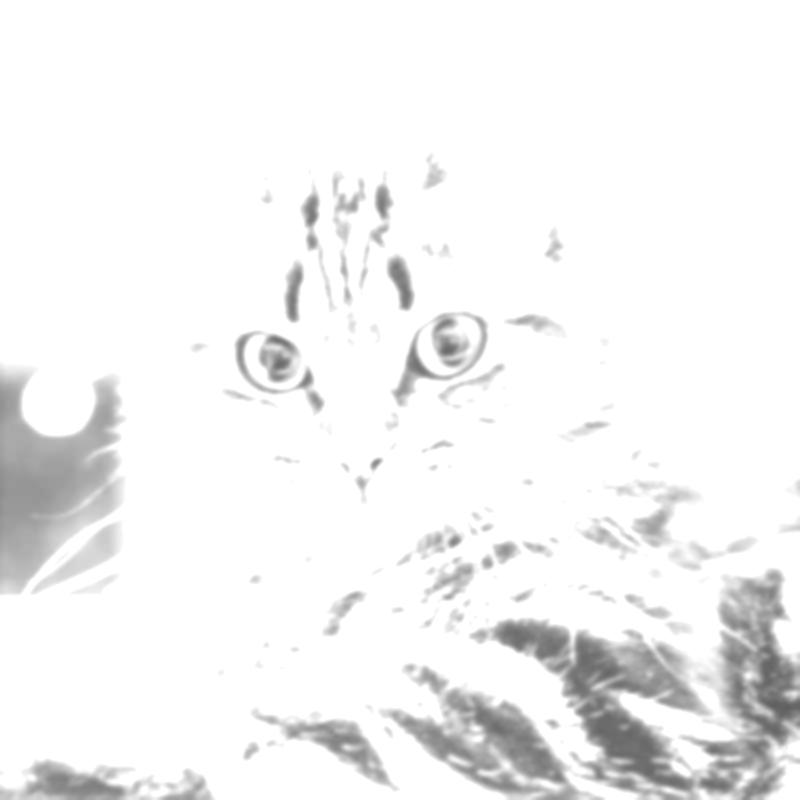
#> input picture cat.jpg, 800 x 800 px
$ python opencv_contrast.py
#> lines starting #> are read from the running program, lines starting #| are printed output that depends on the picture; after the words box and inside, x2 and y2 are one past the last pixel; in counts of white or black regions, pixels touching at a corner belong together
import cv2

def BrightnessContrast(brightness=0):
    # getTrackbarPos returns the current
    # position of the specified trackbar.
    brightness = cv2.getTrackbarPos('Brightness', 'GEEK')

    contrast = cv2.getTrackbarPos('Contrast', 'GEEK')

    effect = controller(img, brightness, contrast)

    # The function imshow displays an image
    # in the specified window
    cv2.imshow('Effect', effect)

def controller(img, brightness=255, contrast=127):
    brightness = int((brightness - 0) * (255 - (-255)) / (510 - 0) + (-255))
    contrast = int((contrast - 0) * (127 - (-127)) / (254 - 0) + (-127))

    if brightness != 0:
        if brightness > 0:
            shadow = brightness
            max = 255
        else:
            shadow = 0
            max = 255 + brightness

        al_pha = (max - shadow) / 255
        ga_mma = shadow

        # The function addWeighted calculates
        # the weighted sum of two arrays
        cal = cv2.addWeighted(img, al_pha, img, 0, ga_mma)
    else:
        cal = img

    if contrast != 0:
        Alpha = float(131 * (contrast + 127)) / (127 * (131 - contrast))
        Gamma = 127 * (1 - Alpha)

        # The function addWeighted calculates
        # the weighted sum of two arrays
        cal = cv2.addWeighted(cal, Alpha, cal, 0, Gamma)

    # putText renders the specified text string in the image.
    cv2.putText(cal, 'B:{},C:{}'.format(brightness, contrast), (10, 30), cv2.FONT_HERSHEY_SIMPLEX, 1, (0, 0, 255), 2)
    return cal

if __name__ == '__main__':
    # The function imread loads an image
    # from the specified file and returns it.
    original = cv2.imread("../cat.jpg")
#> original is the input picture: shape (800, 800, 3); min 94, max 255, mean 242.8

    # Making another copy of an image.
    img = original.copy()

    # The function namedWindow creates a
    # window that can be used as a placeholder
    # for images.
    cv2.namedWindow('GEEK')

    # The function imshow displays an
    # image in the specified window.
    cv2.imshow('GEEK', original)

    # createTrackbar(trackbarName,
    # windowName, value, count, onChange)
     # Brightness range -255 to 255
    cv2.createTrackbar('Brightness',
                       'GEEK', 255, 2 * 255,
                       BrightnessContrast)

    # Contrast range -127 to 127
    cv2.createTrackbar('Contrast', 'GEEK',
                       127, 2 * 127,
                       BrightnessContrast)


    BrightnessContrast(0)
#> in controller, `cv2.putText(cal, 'B:{},C:{}'.format(brightness, contrast), (10, 30), c..`:
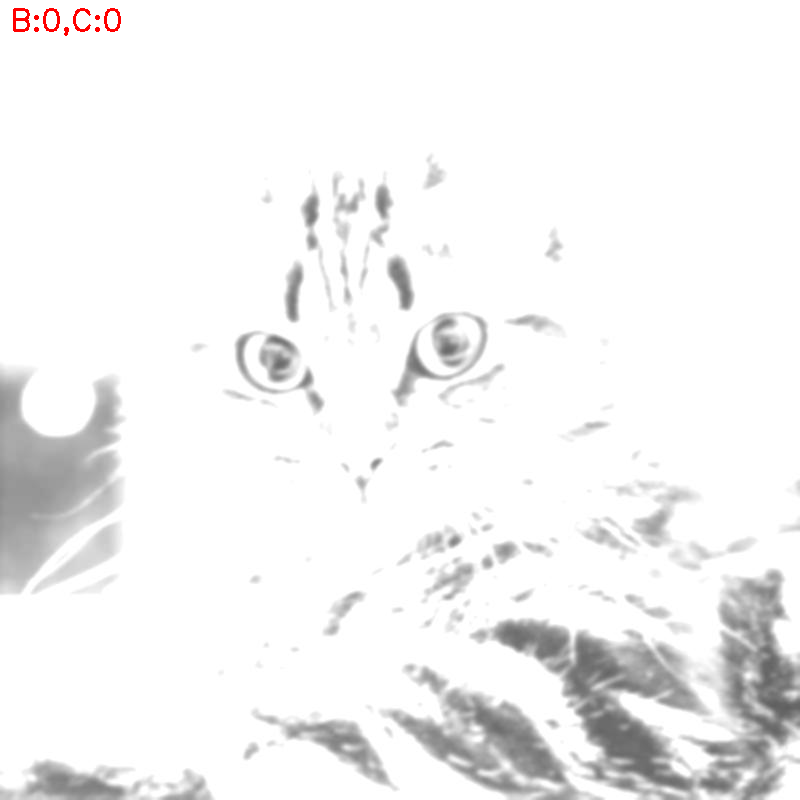
#> cal: shape (800, 800, 3); 0.13% of pixels changed, all inside (x1, y1, x2, y2) = (13, 8, 121, 36)

# The function waitKey waits for
# a key event infinitely  or for delay
# milliseconds, when it is positive.
cv2.waitKey(0)
